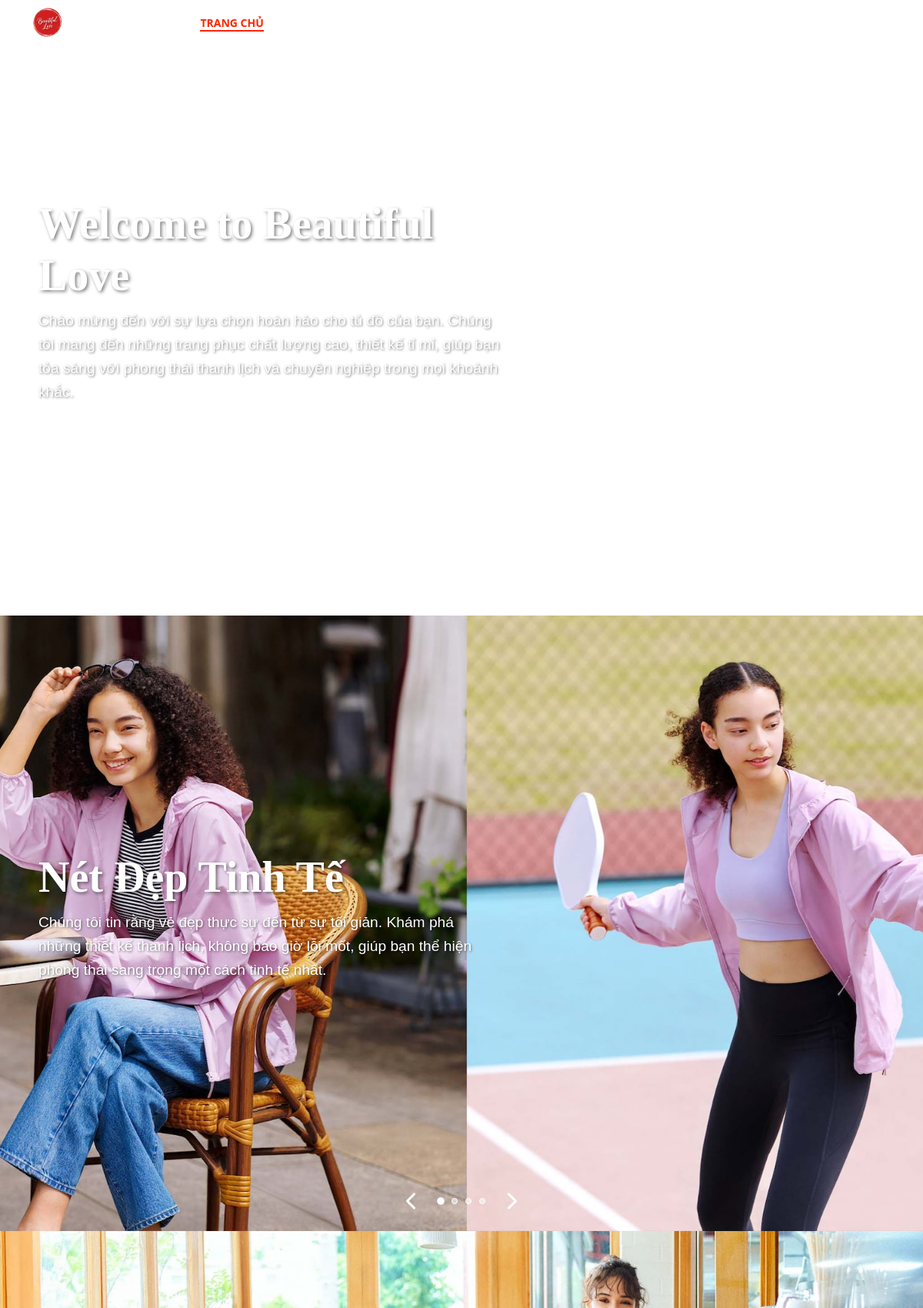
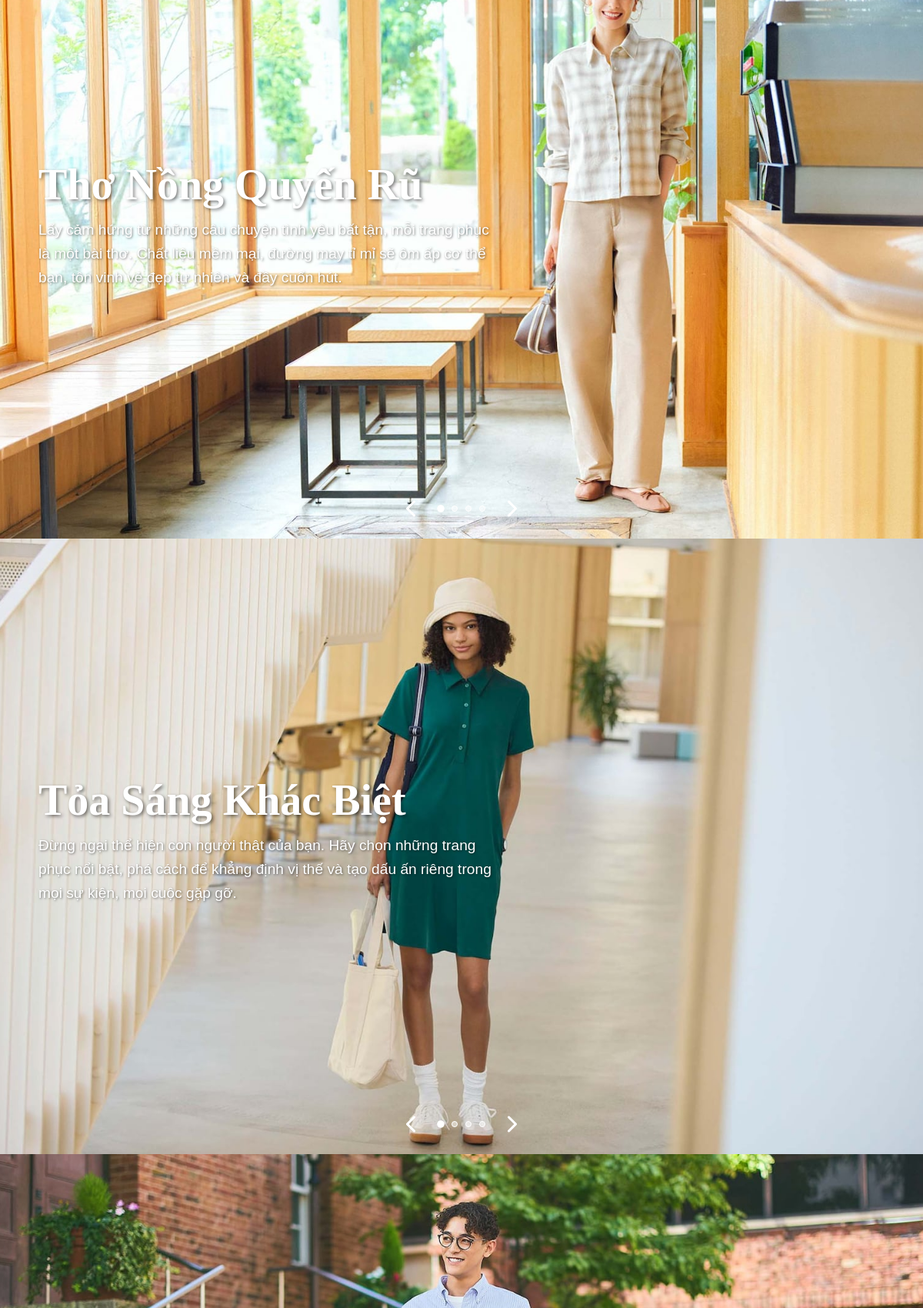
The app's page /category/index.php (upper part) with its own data (2 pictures, top to bottom).
### tables this page shows
CREATE TABLE `slides` (
  `id` int(10) UNSIGNED NOT NULL,
  `section_id` int(10) UNSIGNED NOT NULL,
  `type` enum('image','video') NOT NULL,
  `src` varchar(255) NOT NULL,
  `title` varchar(255) DEFAULT NULL,
  `short_content` varchar(255) DEFAULT NULL,
  `slide_order` int(11) DEFAULT 1
);

### category/index.php (the view, shortened to what this page needs)
<?php
include 'connect.php';
?>
<!DOCTYPE html>
<html lang="vi">
    <head>
        <link rel="stylesheet" href="https://cdnjs.cloudflare.com/ajax/libs/font-awesome/6.5.2/css/all.min.css">
        <link rel="stylesheet" href="https://cdn.jsdelivr.net/npm/bootstrap@5.3.0/dist/css/bootstrap.min.css">
    </head>
    <body>
        <?php include 'header.php';?>
        <main class="main-section-wrapper">
            <?php
            $sections_sql = "SELECT DISTINCT section_id FROM slides ORDER BY section_id ASC";
            $sections_result = $conn->query($sections_sql);
            $current_section_index = 0;
            while ($section_row = $sections_result->fetch_assoc()) {
                $section_id = $section_row['section_id'];
                $slides_sql = "SELECT * FROM slides WHERE section_id = {$section_id} ORDER BY slide_order ASC";
                $slides_result = $conn->query($slides_sql);
                $slide_count = $slides_result->num_rows;
            ?>
                <section class="scroll-section" data-index="<?php echo $current_section_index; ?>" id="section-<?php echo $section_id; ?>">
                    <div class="horizontal-slider">
                        <div class="slide-wrapper">
                            <?php
                            $slide_index = 0;
                            $has_images = false;
                            while ($slide_row = $slides_result->fetch_assoc()) {
                                if ($slide_row['type'] === 'image') {
                                    $has_images = true;
                                }
                            ?>
                                <div class="slide" data-slide-index="<?php echo $slide_index; ?>">
                                    <div class="slide-content">
                                        <h1 class="slide-title"><?php echo htmlspecialchars($slide_row['title']); ?></h1>
                                        <p class="slide-short-content"><?php echo htmlspecialchars($slide_row['short_content']); ?></p>
                                    </div>
                                    <?php if ($slide_row['type'] === 'image'): ?>
                                        <img src="<?php echo $slide_row['src']; ?>" alt="<?php echo htmlspecialchars($slide_row['title']); ?>">
                                    <?php elseif ($slide_row['type'] === 'video'): ?>
                                        <video autoplay muted loop>
                                            <source src="<?php echo $slide_row['src']; ?>" type="video/mp4">
                                        </video>
                                    <?php endif; ?>
                                </div>
                            <?php
                                $slide_index++;
                            }
                            ?>
                        </div>
                    </div>
                    <?php if ($slide_count > 1 || ($slide_count === 1 && $has_images)): ?>
                        <div class="slide-controls">
                            <button class="prev-slide"><i class="fas fa-chevron-left"></i></button>
                            <nav class="horizontal-dot-navigation">
                                <ul class="dots">
                                    <?php
                                    for ($i = 0; $i < $slide_count; $i++) {
                                        echo "<li class='dot' data-slide-index='{$i}'></li>";
                                    }
                                    ?>
                                </ul>
                            </nav>
                            <button class="next-slide"><i class="fas fa-chevron-right"></i></button>
                        </div>
                    <?php endif; ?>
                </section>
            <?php
                $current_section_index++;
            }
            ?>
        </main>
    </body>
</html>

### category/header.php (shortened to what this page needs)
<?php
$current_page = basename($_SERVER['PHP_SELF']);
?>
<header class="main-header <?php echo ($current_page == 'index.php') ? 'no-bg' : ''; ?>">
    <div class="container">
        <div class="header-flex">
            <a href="index.php" class="logo-circle"><img src="../image/logo/Logo.png" alt="Logo"></a>
            <nav>
                <a href="index.php" class="<?php echo ($current_page == 'index.php') ? 'active' : ''; ?>">TRANG CHỦ</a>
                <a href="girl.php" class="<?php echo ($current_page == 'girl.php') ? 'active' : ''; ?>">NỮ</a>
                <a href="boy.php" class="<?php echo ($current_page == 'boy.php') ? 'active' : ''; ?>">NAM</a>
                <a href="introduce.php" class="<?php echo ($current_page == 'introduce.php') ? 'active' : ''; ?>">GIỚI THIỆU</a>
                <a href="news.php" class="<?php echo ($current_page == 'news.php') ? 'active' : ''; ?>">TIN THỜI TRANG</a>
            </nav>
            <nav class="header-nav">
                <ul class="menu">
                    <li class="menu-item">
                        <a href="#"><i class="fa fa-search"></i> <i class="fa fa-caret-down"></i></a>
                    </li>
                </ul>
            </nav>
            <div class="utility-links" style="display: flex; align-items: center; gap: 30px;">
                <a href="cart.php" style="position: relative; display: inline-block;">
                </a>
                <a href="account.php"><i class="fa-solid fa-user fa-lg"></i></a>
            </div>
        </div>
    </div>
</header>

### category/index.php (style rules this page uses)
body, html { height: 100%; margin: 0; overflow: hidden; }
.scroll-section { width: 100%; height: 100vh; position: relative; }
.horizontal-slider { width: 100%; height: 100%; position: relative; }
.slide-wrapper { display: flex; height: 100%; transition: transform 0.5s ease; }
.slide { flex-shrink: 0; width: 100vw; height: 100vh; position: relative; }
.slide img, .slide video { width: 100%; height: 100%; object-fit: cover; display: block; }
.slide-content { position: absolute; top: 50%; left: 50px; transform: translateY(-50%); color: white; z-index: 10; max-width: 50%; }
.slide-title { font-size: 3.5rem; font-weight: bold; text-shadow: 2px 2px 4px rgba(0, 0, 0, 0.5); font-family: 'Times New Roman', Times, serif; margin-bottom: 10px; }
.slide-short-content { font-size: 1.2rem; text-shadow: 1px 1px 3px rgba(0, 0, 0, 0.5); font-family: Arial, sans-serif; line-height: 1.6; }
.slide-controls { position: absolute; bottom: 20px; left: 50%; transform: translateX(-50%); z-index: 10; display: flex; align-items: center; gap: 20px; }
.slide-controls button { background: none; border: none; color: white; font-size: 24px; cursor: pointer; transition: opacity 0.3s ease; }
.horizontal-dot-navigation .dots { display: flex; gap: 10px; list-style: none; margin: 0; padding: 0; }
.horizontal-dot-navigation .dot { width: 8px; height: 8px; background-color: rgba(255, 255, 255, 0.5); border: 1px solid white; border-radius: 50%; cursor: pointer; transition: all 0.3s ease; }
.horizontal-dot-navigation .dot.active { background-color: white; transform: scale(1.2); }

### category/header.php (style rules this page uses)
.main-header { position: fixed; top: 0; left: 0; width: 100%; z-index: 999; padding: 8px 0; transition: background 0.3s, box-shadow 0.3s; }
.main-header.no-bg { background: transparent; box-shadow: none; }
.main-header img { max-height: 44px; }
.header-flex { display: flex; align-items: center; justify-content: space-between; gap: 24px; }
nav a { font-size: 14px; margin-left: 16px; color: #fff; text-decoration: none; transition: color 0.2s, border-bottom 0.2s; }
nav a.active { border-bottom: 2px solid #FF2400; color: #FF2400; font-weight: bold; }
.utility-links a { font-size: 14px; margin-left: 16px; color: #fff; text-decoration: none; }
.logo-circle { width: 40px; height: 40px; border-radius: 50%; overflow: hidden; display: flex; align-items: center; justify-content: center; border: 1px solid white }
.logo-circle img { width: 100%; height: auto; }
.menu { list-style: none; margin: 0; padding: 0; }
.menu-item { position: relative; display: inline-block; }
.menu-item > a { text-decoration: none; padding: 10px 15px; display: block; color: #fff; font-weight: bold; }

### records on screen
slides: title "Welcome to Beautiful Love", short_content "Chào mừng đến với sự lựa chọn hoàn hảo cho tủ đồ của bạn. Chúng tôi mang đến những trang phục chất lượng cao, thiết kế tỉ mỉ, giúp bạn tỏa sáng với phong thái thanh lịch và chuyên nghiệp trong mọi khoảnh khắc."
slides: title "Nét Đẹp Tinh Tế", short_content "Chúng tôi tin rằng vẻ đẹp thực sự đến từ sự tối giản. Khám phá những thiết kế thanh lịch, không bao giờ lỗi mốt, giúp bạn thể hiện phong thái sang trọng một cách tinh tế nhất.", src (picture)
slides: title "Thơ Nồng Quyến Rũ", short_content "Lấy cảm hứng từ những câu chuyện tình yêu bất tận, mỗi trang phục là một bài thơ. Chất liệu mềm mại, đường may tỉ mỉ sẽ ôm ấp cơ thể bạn, tôn vinh vẻ đẹp tự nhiên và đầy cuốn hút.", src (picture)
slides: title "Tỏa Sáng Khác Biệt", short_content "Đừng ngại thể hiện con người thật của bạn. Hãy chọn những trang phục nổi bật, phá cách để khẳng định vị thế và tạo dấu ấn riêng trong mọi sự kiện, mọi cuộc gặp gỡ.", src (picture)
slides: src (picture)
